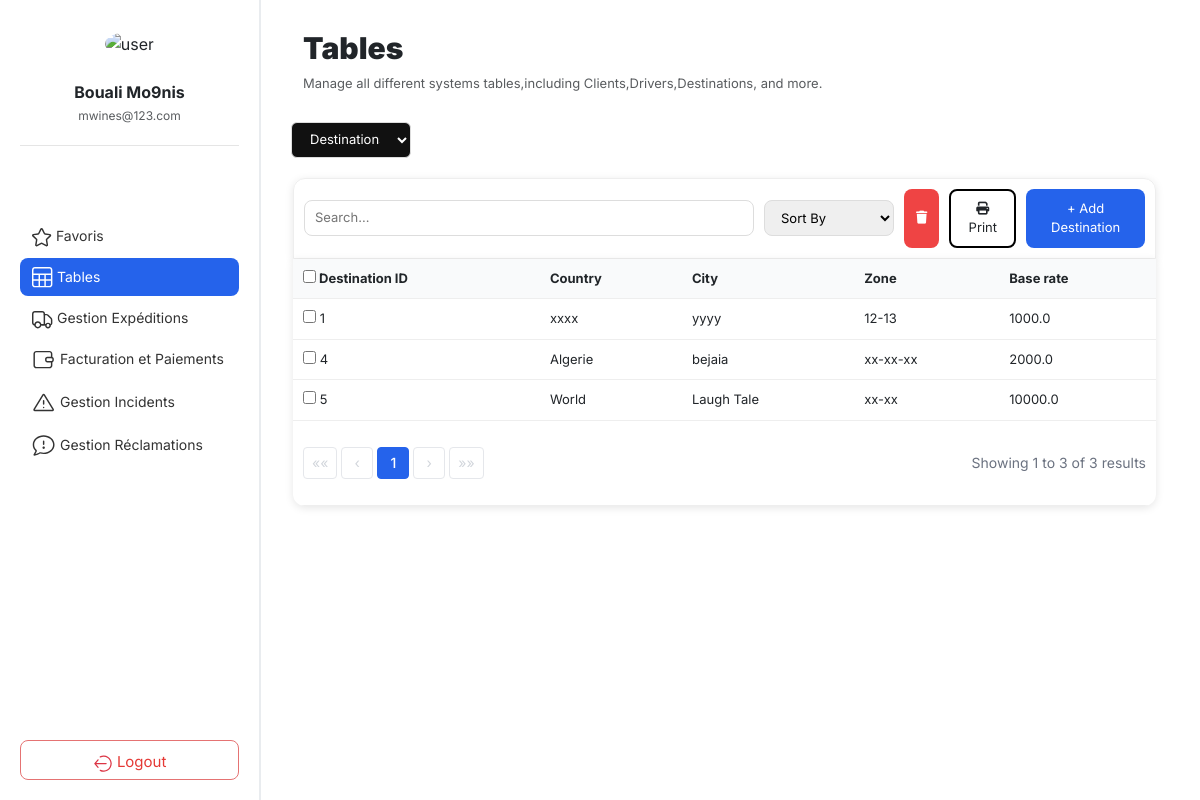
Screenshot of /table/destinations/ with the database file from the repository.
### core/models/models.py (models this page shows, shortened)
class Destination(models.Model):
    base_rate = models.FloatField()
    country = models.CharField(max_length=100)
    city = models.CharField(max_length=100)
    zone = models.CharField(max_length=50)

### core/web/views.py (the view, shortened to what this page needs)
# urls.py: path("table/destinations/", views.list_destinations, name="destination_list"),
def list_destinations(request):
	try:
		Destination = apps.get_model("core", "Destination")
	except LookupError as e:
		raise Http404("Destination model not found (check core/models/models.py).") from e
	db_table = Destination._meta.db_table
	search_query = request.GET.get('search', '').strip()
	destinations = Destination.objects.all()
	if search_query:
		destinations = destinations.filter(
			Q(city__icontains=search_query) |
			Q(country__icontains=search_query) |
			Q(zone__icontains=search_query)
		)
	destinations = destinations.order_by("id")
	page_obj = Paginator(destinations, 10).get_page(request.GET.get("page"))
	return render(request, "table/destinations/destinations.html", {"page_obj": page_obj})

### core/web/templates/table/destinations/destinations.html (shortened to what this page needs)
{% extends "home.html" %}
{% load static %}
{% block content %}
<div class="tables-top">
    <div class="table-header">
            <h2><b>Tables</b></h2>
            <p class="text-muted">Manage all different systems tables,including Clients,Drivers,Destinations, and more.</p>
    </div>
    <select name="table" class="table-select" onchange="if (this.value) { window.location.href = this.value; }">
            <option value="{% url 'destination_list' %}"selected>Destinations</option>
    </select>
</div>
<section class="table-section">
    <div class="table-actions">
        <form method="get" class="form-actions">
            <div class="left">
                <input type="text" name="search" id="search" placeholder="Search..." value="{{ request.GET.search }}">
                <select id="filter" name="filter">
                    <option value="" disabled {% if not request.GET.filter %}selected{% endif %}>Sort By</option>
                </select>
            </div>
            <div class="right">
                <button type="button" class="btn danger">
                    <i class="fa-solid fa-trash"></i>
                </button>
                <button type="button" class="btn light">
                    <i class="fa-solid fa-print"></i> Print
                </button>
                <button type="button" class="btn primary" id="AddDestinationButton">
                    + Add Destination
                </button>
            </div>
        </form>
    </div>
    <div class="table-content">
        <table>
            <thead>
                <tr>
                    <th>
                        <label>
                            <input type="checkbox" id="selectAll">
                            Destination ID
                        </label>
                    </th>
                    <th>Country</th>
                    <th>City</th>
                    <th>Zone</th>
                    <th>Base rate</th>
                </tr>
            </thead>
            <tbody>
                {% if page_obj %}
                    {% for destination in page_obj %}
                    <tr>
                        <td class="id-col">
                            <input type="checkbox" name="selected_destinations" value="{{ destination.id }}">
                            {{ destination.id }}
                        </td>
                        <td>{{ destination.country }}</td>
                        <td>{{ destination.city }}</td>
                        <td>{{ destination.zone }}</td>
                        <td>{{ destination.base_rate }}</td>
                    </tr>
                    {% endfor %}
                {% else %}
                    <tr>
                        <td colspan="6">No destinations found.</td>
                    </tr>
                {% endif %}
            </tbody>
            <tfoot>
                <tr>
                    <td colspan="6">
                        <div class="pagination-footer">
                            <div class="pagination">
                                {% if page_obj.has_previous %}
                                    <a href="?page=1" class="pagination-nav">««</a>
                                    <a href="?page={{ page_obj.previous_page_number }}" class="pagination-nav">‹</a>
                                {% else %}
                                    <span class="pagination-nav disabled">««</span>
                                    <span class="pagination-nav disabled">‹</span>
                                {% endif %}
                                {% for num in page_obj.paginator.page_range %}
                                    {% if num == page_obj.number %}
                                        <strong class="pagination-current">{{ num }}</strong>
                                    {% elif num > page_obj.number|add:'-3' and num < page_obj.number|add:'3' %}
                                        <a href="?page={{ num }}" class="pagination-link">{{ num }}</a>
                                    {% elif num == 1 or num == page_obj.paginator.num_pages %}
                                        <a href="?page={{ num }}" class="pagination-link">{{ num }}</a>
                                    {% elif num == page_obj.number|add:'-3' or num == page_obj.number|add:'3' %}
                                        <span class="pagination-ellipsis">...</span>
                                    {% endif %}
                                {% endfor %}
                                {% if page_obj.has_next %}
                                    <a href="?page={{ page_obj.next_page_number }}" class="pagination-nav">›</a>
                                    <a href="?page={{ page_obj.paginator.num_pages }}" class="pagination-nav">»»</a>
                                {% else %}
                                    <span class="pagination-nav disabled">›</span>
                                    <span class="pagination-nav disabled">»»</span>
                                {% endif %}
                            </div>
                            <div class="pagination-info">
                                Showing {{ page_obj.start_index }} to {{ page_obj.end_index }} of {{ page_obj.paginator.count }} results
                            </div>
                        </div>
                    </td>
                </tr>
            </tfoot>
        </table>
    </div>
</section>
{% endblock %}

### core/web/static/css/home.css (style rules this page uses)
* { box-sizing: border-box; }
body { margin: 0; font-family: 'Inter', sans-serif; }

### core/web/static/css/client.css (style rules this page uses)
.tables-top { margin-bottom: 6px; }
.table-header h2 { font-size: 30px; margin-left: 12px; font-weight: 600; }
.table-header p { font-size: 13px; margin-left: 12px; color: #777; margin-top: 4px; }
.table-select { margin-top: 12px; padding: 8px 14px; font-size: 13px; border-radius: 6px; border: 1px solid #ddd; background: #111; color: white; width: 120px; }
.table-section { margin-left: -12px; background: white; border-radius: 12px; border:0.5 px solid #c2bdbd; padding: 14px; }
.table-actions form { display: flex; align-items: center; gap: 10px; padding: 10px; border: 1px solid #eee; margin-bottom: 0px; }
.table-actions input { flex: 1; padding: 8px 12px; border-radius: 8px; border: 1px solid #ddd; font-size: 13px; }
.table-actions select { padding: 8px 12px; border-radius: 8px; border: 1px solid #ddd; font-size: 13px; }
.form-actions { flex: 1; border-top-left-radius: 12px; border-top-right-radius: 12px; justify-content: space-between; align-items: center; box-shadow: 0 2px 8px rgba(0, 0, 0, 0.1); }
.left { display: flex; gap: 10px; }
.left input { width: 450px; padding: 6px 10px; }
.left select { width: 130px; }
.right { display: flex; gap: 10px; }
.btn { padding: 8px 12px; border-radius: 8px; font-size: 13px; border: none; cursor: pointer; }
.btn.light { background: #ffffff; border:2px solid #000; }
.btn.primary { background: #2563eb; color: white; }
.btn.danger { background: #ef4444; color: white; }
.table-content { width: 100%; overflow-x: auto; box-shadow: 0 2px 8px rgba(0, 0, 0, 0.1); border-bottom-left-radius: 12px; border-bottom-right-radius: 12px; }
table { width: 100%; border-collapse: collapse; font-size: 13px; }
thead { background: #f9fafb; }
th, td { padding: 10px; border-bottom: 1px solid #eee; text-align: left; }
.pagination-footer { display: flex; justify-content: space-between; align-items: center; padding: 16px 0; }
.pagination { display: flex; gap: 4px; align-items: center; }
.pagination-nav, .pagination-link, .pagination-current { min-width: 32px; height: 32px; display: inline-flex; align-items: center; justify-content: center; padding: 0 8px; border-radius: 4px; font-size: 14px; text-decoration: none; color: #374151; background-color: white; border: 1px solid #e5e7eb; transition: all 0.2s; }
.pagination-current { background-color: #2563eb; color: white; border-color: #2563eb; font-weight: 500; }
.pagination-nav.disabled { color: #d1d5db; cursor: not-allowed; pointer-events: none; }
.pagination-info { color: #6b7280; font-size: 14px; }

### rows the page displays
Destination: id "1", country "xxxx", city "yyyy", zone "12-13", base_rate "1000.0"
Destination: id "4", country "Algerie", city "bejaia", zone "xx-xx-xx", base_rate "2000.0"
Destination: id "5", country "World", city "Laugh Tale", zone "xx-xx", base_rate "10000.0"

### other values shown
{{ user.first_name |default:"Bouali " }} "Bouali"
{{ user.last_name |default:"Mo9nis" }} "Mo9nis"
{{ user.email |default:"mwines@123.com" }} "mwines@123.com"
{{ num }} "1"
{{ page_obj.start_index }} "1"
{{ page_obj.end_index }} "3"
{{ page_obj.paginator.count }} "3"
